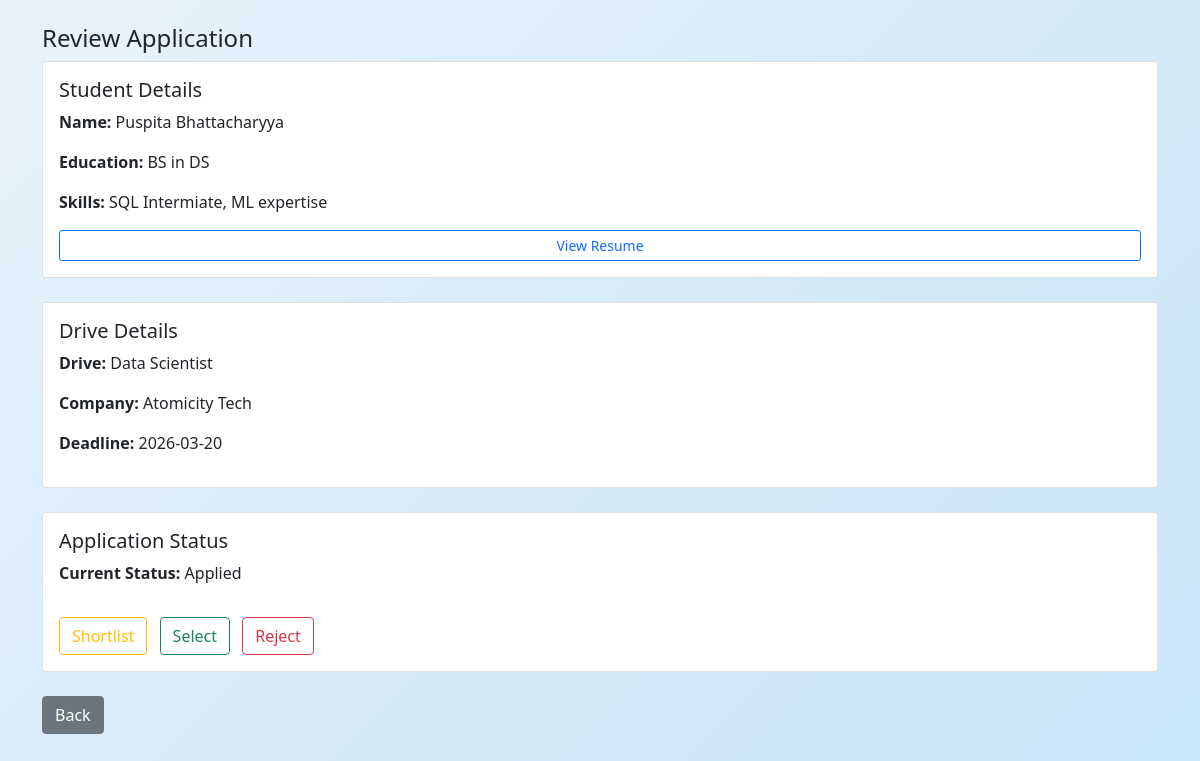
Screenshot of /company_view_student/1 with the database file from the repository.
### application/models.py (models this page shows)
class Student(db.Model):
    __tablename__ = 'student'
    id = db.Column(db.Integer, primary_key=True)
    fullname = db.Column(db.String(150), nullable=False)
    user_id = db.Column(db.Integer, db.ForeignKey('user.id'), nullable=False)
    education = db.Column(db.String(200))
    skills = db.Column(db.String(300))
    resume_filename = db.Column(db.String(200))
    applications = db.relationship('Application', backref='student', lazy=True)

class Drive(db.Model):
    __tablename__ = 'drive'
    id = db.Column(db.Integer, primary_key=True)
    company_id = db.Column(db.Integer, db.ForeignKey('company.id'), nullable=False)
    drive_name = db.Column(db.String(150), nullable=False)
    job_title = db.Column(db.String(200), nullable=False)
    job_description = db.Column(db.Text, nullable=False)
    eligibility = db.Column(db.String(300))
    salary = db.Column(db.String(100))
    deadline = db.Column(db.Date, nullable=False)
    status = db.Column(db.String(20), default="Pending")
    created_at = db.Column(db.DateTime, default=lambda: datetime.now(timezone.utc))
    applications = db.relationship('Application', backref='drive', lazy=True)

class Company(db.Model):
    __tablename__ = 'company'
    id = db.Column(db.Integer, primary_key=True)
    company_name = db.Column(db.String(150), nullable=False)
    user_id = db.Column(db.Integer, db.ForeignKey('user.id'), nullable=False)
    contact = db.Column(db.String(100))
    website = db.Column(db.String(200))
    description = db.Column(db.Text)
    is_approved = db.Column(db.Boolean, default=False)
    drives = db.relationship('Drive', backref='company', lazy=True)
    applications = db.relationship('Application', backref='company', lazy=True)

class Application(db.Model):
    __tablename__ = 'application'
    id = db.Column(db.Integer, primary_key=True)
    student_id = db.Column(db.Integer, db.ForeignKey('student.id'), nullable=False)
    drive_id = db.Column(db.Integer, db.ForeignKey('drive.id'), nullable=False)
    company_id = db.Column(db.Integer, db.ForeignKey('company.id'), nullable=False)
    applied_on = db.Column(db.DateTime, default=lambda: datetime.now(timezone.utc))
    status = db.Column(db.String(30), default="Applied")
    __table_args__ = (
        UniqueConstraint('student_id', 'drive_id', name='unique_application'),)

### application/controllers.py (the view)
@app.route("/company_view_student/<int:application_id>")
def company_view_student(application_id):
    application = Application.query.get(application_id)
    return render_template("company_view_student.html", application=application)

### templates/company_view_student.html (shortened to what this page needs)
<!DOCTYPE html>
<html>
<head>
  <link href="https://cdn.jsdelivr.net/npm/bootstrap@5.0.2/dist/css/bootstrap.min.css" rel="stylesheet">
  <link rel="stylesheet" href="/static/style.css">
</head>
<body>
<div class="container mt-4">
  <h4>Review Application</h4>
  <div class="card p-3 mb-4">
    <h5>Student Details</h5>
    <p><strong>Name:</strong> {{ application.student.fullname }}</p>
    <p><strong>Education:</strong> {{ application.student.education or "N/A" }}</p>
    <p><strong>Skills:</strong> {{ application.student.skills or "N/A" }}</p>
    {% if application.student.resume_filename %}
      <a href="/static/resumes/{{ application.student.resume_filename }}" class="btn btn-outline-primary btn-sm">View Resume</a>
    {% else %}
      <p class="text-muted">No resume uploaded.</p>
    {% endif %}
  </div>
  <div class="card p-3 mb-4">
    <h5>Drive Details</h5>
    <p><strong>Drive:</strong> {{ application.drive.job_title }}</p>
    <p><strong>Company:</strong> {{ application.drive.company.company_name }}</p>
    <p><strong>Deadline:</strong> {{ application.drive.deadline }}</p>
  </div>
  <div class="card p-3 mb-4">
    <h5>Application Status</h5>
    <p><strong>Current Status:</strong> {{ application.status }}</p>
    <div class="mt-3">
      <a href="/update_application/{{ application.id }}/Shortlisted" class="btn btn-outline-warning me-2">Shortlist</a>
      <a href="/update_application/{{ application.id }}/Selected" class="btn btn-outline-success me-2">Select</a>
      <a href="/update_application/{{ application.id }}/Rejected" class="btn btn-outline-danger">Reject</a>
    </div>
  </div>
  <a href="/view_applicants/{{ application.drive_id }}" class="btn btn-secondary">Back</a>
</div>
</body>
</html>

### static/style.css (style rules this page uses)
* { margin: 0; padding: 0; box-sizing: border-box; }
body { background: linear-gradient(135deg, #e8f4fd 0%, #d6eaf8 50%, #c8e6f9 100%); font-family: 'Segoe UI', sans-serif; min-height: 100vh; }

### rows the page displays
Student: student.fullname "Puspita Bhattacharyya", student "BS in DS", student "SQL Intermiate, ML expertise"
Drive: drive.job_title "Data Scientist", drive.deadline "2026-03-20"
Company: drive.company.company_name "Atomicity Tech"
Application: status "Applied"
